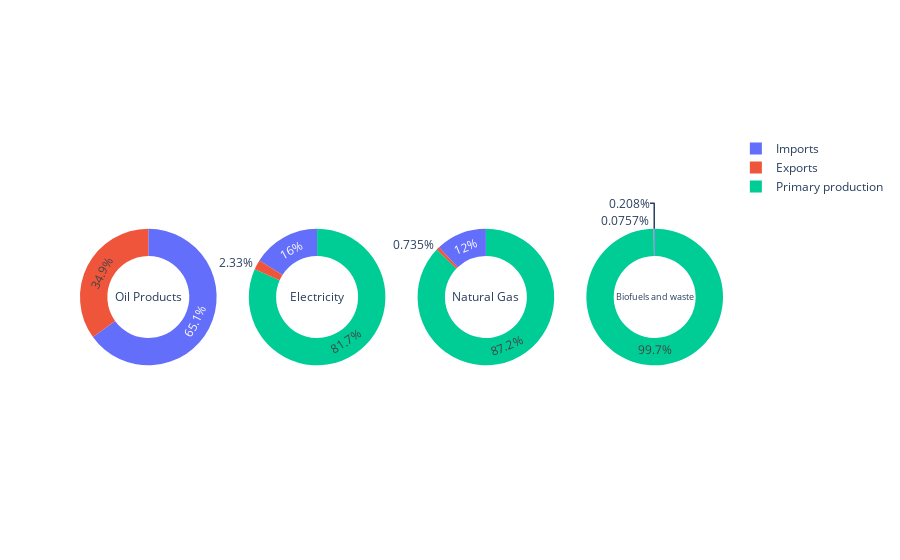

The cell this chart's notebook holds for it:
### Code cell


### Figure 1 — Plotly figure (JSON) as saved in the notebook; plotly's stock layout.template omitted (floating-point values rounded to 4 significant figures)
{"data": [{"domain": {"x": [0, 0.2125], "y": [0, 1]}, "hole": 0.6, "hoverinfo": "label+percent", "labels": ["Imports", "Exports"], "title": {"text": "Oil Products"}, "type": "pie", "values": [3119000.0, 1675000.0]}, {"domain": {"x": [0.2625, 0.475], "y": [0, 1]}, "hole": 0.6, "hoverinfo": "label+percent", "labels": ["Primary production", "Imports", "Exports"], "title": {"text": "Electricity"}, "type": "pie", "values": [958518, 188028, 27330.0]}, {"domain": {"x": [0.525, 0.7375], "y": [0, 1]}, "hole": 0.6, "hoverinfo": "label+percent", "labels": ["Primary production", "Imports", "Exports"], "title": {"text": "Natural Gas"}, "type": "pie", "values": [18430000.0, 2546000.0, 155300.0]}, {"domain": {"x": [0.7875, 1], "y": [0, 1]}, "hole": 0.6, "hoverinfo": "label+percent", "labels": ["Primary production", "Imports", "Exports"], "title": {"text": "Biofuels and waste"}, "type": "pie", "values": [2863000.0, 5981.0, 2173.0]}], "layout": {}}
